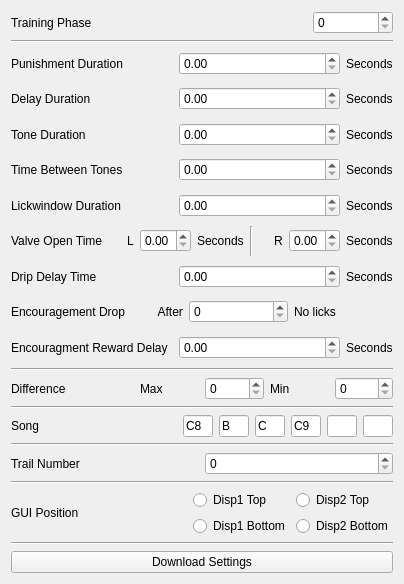
<?xml version="1.0" encoding="UTF-8"?>
<ui version="4.0">
 <class>Form</class>
 <widget class="QWidget" name="Form">
  <property name="geometry">
   <rect>
    <x>0</x>
    <y>0</y>
    <width>404</width>
    <height>584</height>
   </rect>
  </property>
  <property name="windowTitle">
   <string>Form</string>
  </property>
  <layout class="QGridLayout" name="gridLayout_2">
   <item row="2" column="0">
    <widget class="Line" name="line">
     <property name="orientation">
      <enum>Qt::Horizontal</enum>
     </property>
    </widget>
   </item>
   <item row="3" column="0">
    <widget class="QPushButton" name="downloadButton">
     <property name="text">
      <string>Download Settings</string>
     </property>
    </widget>
   </item>
   <item row="1" column="0">
    <layout class="QGridLayout" name="gridLayout">
     <item row="7" column="0">
      <layout class="QHBoxLayout" name="horizontalLayout_4">
       <item>
        <widget class="QLabel" name="label_4">
         <property name="text">
          <string>Time Between Tones</string>
         </property>
        </widget>
       </item>
       <item>
        <widget class="QDoubleSpinBox" name="betweenToneBox">
         <property name="buttonSymbols">
          <enum>QAbstractSpinBox::UpDownArrows</enum>
         </property>
         <property name="maximum">
          <double>5.000000000000000</double>
         </property>
         <property name="singleStep">
          <double>0.050000000000000</double>
         </property>
        </widget>
       </item>
       <item>
        <widget class="QLabel" name="label_13">
         <property name="sizePolicy">
          <sizepolicy hsizetype="Maximum" vsizetype="Preferred">
           <horstretch>0</horstretch>
           <verstretch>0</verstretch>
          </sizepolicy>
         </property>
         <property name="text">
          <string>Seconds</string>
         </property>
        </widget>
       </item>
      </layout>
     </item>
     <item row="3" column="0">
      <layout class="QHBoxLayout" name="horizontalLayout_2">
       <item>
        <widget class="QLabel" name="label_2">
         <property name="text">
          <string>Punishment Duration</string>
         </property>
        </widget>
       </item>
       <item>
        <widget class="QDoubleSpinBox" name="punishBox">
         <property name="buttonSymbols">
          <enum>QAbstractSpinBox::UpDownArrows</enum>
         </property>
         <property name="maximum">
          <double>5.000000000000000</double>
         </property>
         <property name="singleStep">
          <double>0.050000000000000</double>
         </property>
        </widget>
       </item>
       <item>
        <widget class="QLabel" name="label_16">
         <property name="sizePolicy">
          <sizepolicy hsizetype="Maximum" vsizetype="Preferred">
           <horstretch>0</horstretch>
           <verstretch>0</verstretch>
          </sizepolicy>
         </property>
         <property name="text">
          <string>Seconds</string>
         </property>
        </widget>
       </item>
      </layout>
     </item>
     <item row="5" column="0">
      <layout class="QHBoxLayout" name="horizontalLayout_3">
       <item>
        <widget class="QLabel" name="label_3">
         <property name="text">
          <string>Tone Duration</string>
         </property>
        </widget>
       </item>
       <item>
        <widget class="QDoubleSpinBox" name="toneBox">
         <property name="buttonSymbols">
          <enum>QAbstractSpinBox::UpDownArrows</enum>
         </property>
         <property name="maximum">
          <double>5.000000000000000</double>
         </property>
         <property name="singleStep">
          <double>0.050000000000000</double>
         </property>
        </widget>
       </item>
       <item>
        <widget class="QLabel" name="label_14">
         <property name="sizePolicy">
          <sizepolicy hsizetype="Maximum" vsizetype="Preferred">
           <horstretch>0</horstretch>
           <verstretch>0</verstretch>
          </sizepolicy>
         </property>
         <property name="text">
          <string>Seconds</string>
         </property>
        </widget>
       </item>
      </layout>
     </item>
     <item row="9" column="0">
      <layout class="QHBoxLayout" name="horizontalLayout_8">
       <item>
        <widget class="QLabel" name="label_10">
         <property name="text">
          <string>Valve Open Time</string>
         </property>
        </widget>
       </item>
       <item alignment="Qt::AlignRight">
        <widget class="QLabel" name="label_25">
         <property name="text">
          <string>L</string>
         </property>
        </widget>
       </item>
       <item>
        <widget class="QDoubleSpinBox" name="valveBoxL">
         <property name="buttonSymbols">
          <enum>QAbstractSpinBox::UpDownArrows</enum>
         </property>
         <property name="maximum">
          <double>5.000000000000000</double>
         </property>
         <property name="singleStep">
          <double>0.050000000000000</double>
         </property>
        </widget>
       </item>
       <item>
        <widget class="QLabel" name="label_11">
         <property name="sizePolicy">
          <sizepolicy hsizetype="Maximum" vsizetype="Preferred">
           <horstretch>0</horstretch>
           <verstretch>0</verstretch>
          </sizepolicy>
         </property>
         <property name="text">
          <string>Seconds</string>
         </property>
        </widget>
       </item>
       <item>
        <widget class="Line" name="line_7">
         <property name="orientation">
          <enum>Qt::Vertical</enum>
         </property>
        </widget>
       </item>
       <item alignment="Qt::AlignRight">
        <widget class="QLabel" name="label_26">
         <property name="text">
          <string>R</string>
         </property>
        </widget>
       </item>
       <item>
        <widget class="QDoubleSpinBox" name="valveBoxR">
         <property name="maximum">
          <double>5.000000000000000</double>
         </property>
         <property name="singleStep">
          <double>0.050000000000000</double>
         </property>
        </widget>
       </item>
       <item>
        <widget class="QLabel" name="label_24">
         <property name="text">
          <string>Seconds</string>
         </property>
        </widget>
       </item>
      </layout>
     </item>
     <item row="18" column="0">
      <layout class="QHBoxLayout" name="horizontalLayout_13">
       <item>
        <widget class="QLabel" name="label_17">
         <property name="text">
          <string>Trail Number</string>
         </property>
        </widget>
       </item>
       <item>
        <widget class="QSpinBox" name="trailBox">
         <property name="maximum">
          <number>200</number>
         </property>
         <property name="singleStep">
          <number>5</number>
         </property>
        </widget>
       </item>
      </layout>
     </item>
     <item row="20" column="0">
      <layout class="QHBoxLayout" name="horizontalLayout_5">
       <item>
        <widget class="QLabel" name="label_20">
         <property name="text">
          <string>GUI Position</string>
         </property>
        </widget>
       </item>
       <item>
        <layout class="QGridLayout" name="gridLayout_3">
         <item row="0" column="0">
          <widget class="QRadioButton" name="d1tBox">
           <property name="text">
            <string>Disp1 Top</string>
           </property>
          </widget>
         </item>
         <item row="0" column="1">
          <widget class="QRadioButton" name="d2tBox">
           <property name="text">
            <string>Disp2 Top</string>
           </property>
          </widget>
         </item>
         <item row="1" column="0">
          <widget class="QRadioButton" name="d1bBox">
           <property name="text">
            <string>Disp1 Bottom</string>
           </property>
          </widget>
         </item>
         <item row="1" column="1">
          <widget class="QRadioButton" name="d2bBox">
           <property name="text">
            <string>Disp2 Bottom</string>
           </property>
          </widget>
         </item>
        </layout>
       </item>
      </layout>
     </item>
     <item row="15" column="0">
      <widget class="Line" name="line_3">
       <property name="orientation">
        <enum>Qt::Horizontal</enum>
       </property>
      </widget>
     </item>
     <item row="19" column="0">
      <widget class="Line" name="line_2">
       <property name="orientation">
        <enum>Qt::Horizontal</enum>
       </property>
      </widget>
     </item>
     <item row="10" column="0">
      <layout class="QHBoxLayout" name="horizontalLayout_12">
       <item>
        <widget class="QLabel" name="label_18">
         <property name="text">
          <string>Drip Delay Time</string>
         </property>
        </widget>
       </item>
       <item>
        <widget class="QDoubleSpinBox" name="dripBox">
         <property name="buttonSymbols">
          <enum>QAbstractSpinBox::UpDownArrows</enum>
         </property>
         <property name="maximum">
          <double>5.000000000000000</double>
         </property>
         <property name="singleStep">
          <double>0.050000000000000</double>
         </property>
        </widget>
       </item>
       <item>
        <widget class="QLabel" name="label_19">
         <property name="sizePolicy">
          <sizepolicy hsizetype="Maximum" vsizetype="Preferred">
           <horstretch>0</horstretch>
           <verstretch>0</verstretch>
          </sizepolicy>
         </property>
         <property name="text">
          <string>Seconds</string>
         </property>
        </widget>
       </item>
      </layout>
     </item>
     <item row="13" column="0">
      <widget class="Line" name="line_4">
       <property name="orientation">
        <enum>Qt::Horizontal</enum>
       </property>
      </widget>
     </item>
     <item row="1" column="0">
      <widget class="Line" name="line_5">
       <property name="orientation">
        <enum>Qt::Horizontal</enum>
       </property>
      </widget>
     </item>
     <item row="12" column="0">
      <layout class="QHBoxLayout" name="horizontalLayout_17">
       <item>
        <widget class="QLabel" name="label_29">
         <property name="text">
          <string>Encouragment Reward Delay</string>
         </property>
        </widget>
       </item>
       <item>
        <widget class="QDoubleSpinBox" name="encourageDelayBox">
         <property name="maximum">
          <double>5.000000000000000</double>
         </property>
         <property name="singleStep">
          <double>0.050000000000000</double>
         </property>
        </widget>
       </item>
       <item>
        <widget class="QLabel" name="label_30">
         <property name="sizePolicy">
          <sizepolicy hsizetype="Maximum" vsizetype="Preferred">
           <horstretch>0</horstretch>
           <verstretch>0</verstretch>
          </sizepolicy>
         </property>
         <property name="text">
          <string>Seconds</string>
         </property>
        </widget>
       </item>
      </layout>
     </item>
     <item row="8" column="0">
      <layout class="QHBoxLayout" name="horizontalLayout_7">
       <item>
        <widget class="QLabel" name="label_5">
         <property name="text">
          <string>Lickwindow Duration</string>
         </property>
        </widget>
       </item>
       <item>
        <widget class="QDoubleSpinBox" name="lickBox">
         <property name="buttonSymbols">
          <enum>QAbstractSpinBox::UpDownArrows</enum>
         </property>
         <property name="maximum">
          <double>5.000000000000000</double>
         </property>
         <property name="singleStep">
          <double>0.050000000000000</double>
         </property>
        </widget>
       </item>
       <item>
        <widget class="QLabel" name="label_12">
         <property name="sizePolicy">
          <sizepolicy hsizetype="Maximum" vsizetype="Preferred">
           <horstretch>0</horstretch>
           <verstretch>0</verstretch>
          </sizepolicy>
         </property>
         <property name="text">
          <string>Seconds</string>
         </property>
        </widget>
       </item>
      </layout>
     </item>
     <item row="4" column="0">
      <layout class="QHBoxLayout" name="horizontalLayout_6">
       <item>
        <widget class="QLabel" name="label_6">
         <property name="text">
          <string>Delay Duration</string>
         </property>
        </widget>
       </item>
       <item>
        <widget class="QDoubleSpinBox" name="delayBox">
         <property name="buttonSymbols">
          <enum>QAbstractSpinBox::UpDownArrows</enum>
         </property>
         <property name="maximum">
          <double>5.000000000000000</double>
         </property>
         <property name="singleStep">
          <double>0.050000000000000</double>
         </property>
        </widget>
       </item>
       <item>
        <widget class="QLabel" name="label_15">
         <property name="sizePolicy">
          <sizepolicy hsizetype="Maximum" vsizetype="Preferred">
           <horstretch>0</horstretch>
           <verstretch>0</verstretch>
          </sizepolicy>
         </property>
         <property name="text">
          <string>Seconds</string>
         </property>
        </widget>
       </item>
      </layout>
     </item>
     <item row="0" column="0">
      <layout class="QHBoxLayout" name="horizontalLayout">
       <item>
        <widget class="QLabel" name="label">
         <property name="text">
          <string>Training Phase</string>
         </property>
        </widget>
       </item>
       <item>
        <widget class="QSpinBox" name="trainingPhaseBox">
         <property name="maximumSize">
          <size>
           <width>80</width>
           <height>16777215</height>
          </size>
         </property>
        </widget>
       </item>
      </layout>
     </item>
     <item row="14" column="0">
      <layout class="QHBoxLayout" name="horizontalLayout_10">
       <item>
        <widget class="QLabel" name="label_7">
         <property name="text">
          <string>Difference</string>
         </property>
        </widget>
       </item>
       <item>
        <layout class="QHBoxLayout" name="horizontalLayout_11">
         <item>
          <widget class="QLabel" name="label_8">
           <property name="text">
            <string>Max</string>
           </property>
          </widget>
         </item>
         <item>
          <widget class="QSpinBox" name="maxBox"/>
         </item>
        </layout>
       </item>
       <item>
        <layout class="QHBoxLayout" name="horizontalLayout_9">
         <item>
          <widget class="QLabel" name="label_9">
           <property name="text">
            <string>Min</string>
           </property>
          </widget>
         </item>
         <item>
          <widget class="QSpinBox" name="minBox"/>
         </item>
        </layout>
       </item>
      </layout>
     </item>
     <item row="11" column="0">
      <layout class="QHBoxLayout" name="horizontalLayout_16">
       <item>
        <widget class="QLabel" name="label_27">
         <property name="text">
          <string>Encouragement Drop          After</string>
         </property>
        </widget>
       </item>
       <item>
        <widget class="QSpinBox" name="encourageBox"/>
       </item>
       <item>
        <widget class="QLabel" name="label_28">
         <property name="text">
          <string>No licks</string>
         </property>
        </widget>
       </item>
      </layout>
     </item>
     <item row="17" column="0">
      <widget class="Line" name="line_6">
       <property name="orientation">
        <enum>Qt::Horizontal</enum>
       </property>
      </widget>
     </item>
     <item row="16" column="0">
      <layout class="QHBoxLayout" name="horizontalLayout_14">
       <item alignment="Qt::AlignLeft">
        <widget class="QLabel" name="label_23">
         <property name="sizePolicy">
          <sizepolicy hsizetype="Preferred" vsizetype="Preferred">
           <horstretch>0</horstretch>
           <verstretch>0</verstretch>
          </sizepolicy>
         </property>
         <property name="maximumSize">
          <size>
           <width>50</width>
           <height>16777215</height>
          </size>
         </property>
         <property name="text">
          <string>Song</string>
         </property>
        </widget>
       </item>
       <item>
        <widget class="QLineEdit" name="song1">
         <property name="maximumSize">
          <size>
           <width>30</width>
           <height>16777215</height>
          </size>
         </property>
         <property name="text">
          <string>C8</string>
         </property>
        </widget>
       </item>
       <item>
        <widget class="QLineEdit" name="song2">
         <property name="maximumSize">
          <size>
           <width>30</width>
           <height>16777215</height>
          </size>
         </property>
         <property name="text">
          <string>B</string>
         </property>
        </widget>
       </item>
       <item>
        <widget class="QLineEdit" name="song3">
         <property name="maximumSize">
          <size>
           <width>30</width>
           <height>16777215</height>
          </size>
         </property>
         <property name="text">
          <string>C</string>
         </property>
        </widget>
       </item>
       <item>
        <widget class="QLineEdit" name="song4">
         <property name="maximumSize">
          <size>
           <width>30</width>
           <height>16777215</height>
          </size>
         </property>
         <property name="text">
          <string>C9</string>
         </property>
        </widget>
       </item>
       <item>
        <widget class="QLineEdit" name="song5">
         <property name="sizePolicy">
          <sizepolicy hsizetype="Minimum" vsizetype="Fixed">
           <horstretch>0</horstretch>
           <verstretch>0</verstretch>
          </sizepolicy>
         </property>
         <property name="maximumSize">
          <size>
           <width>30</width>
           <height>16777215</height>
          </size>
         </property>
        </widget>
       </item>
       <item>
        <widget class="QLineEdit" name="song6">
         <property name="enabled">
          <bool>true</bool>
         </property>
         <property name="sizePolicy">
          <sizepolicy hsizetype="Fixed" vsizetype="Fixed">
           <horstretch>0</horstretch>
           <verstretch>0</verstretch>
          </sizepolicy>
         </property>
         <property name="maximumSize">
          <size>
           <width>30</width>
           <height>16777215</height>
          </size>
         </property>
         <property name="maxLength">
          <number>3</number>
         </property>
        </widget>
       </item>
      </layout>
     </item>
    </layout>
   </item>
  </layout>
 </widget>
 <resources/>
 <connections/>
</ui>
